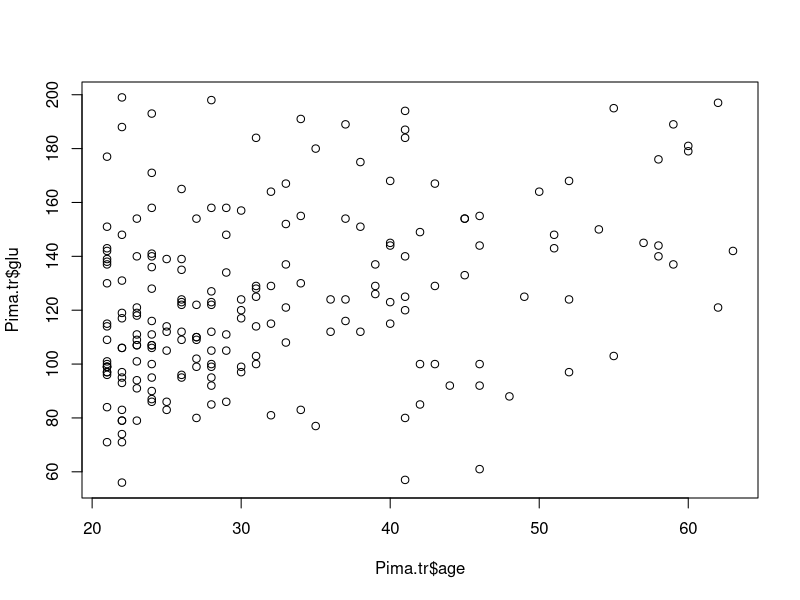
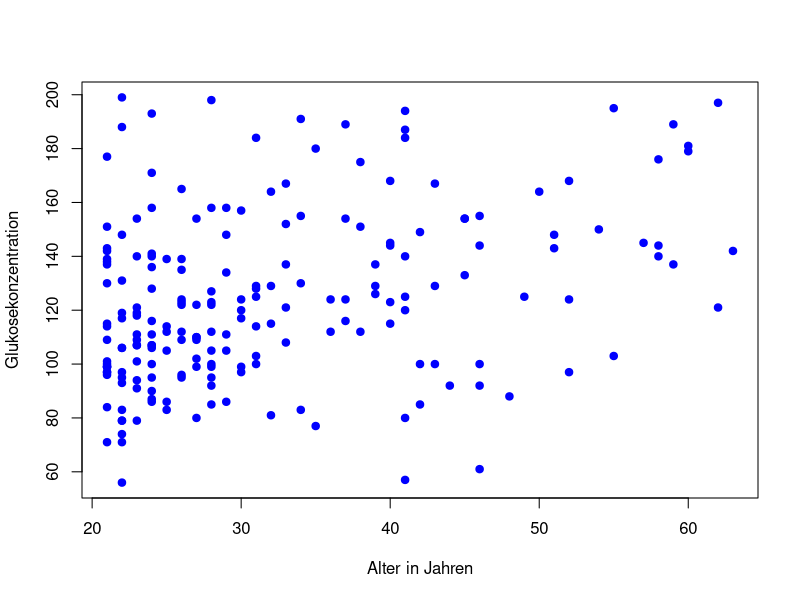
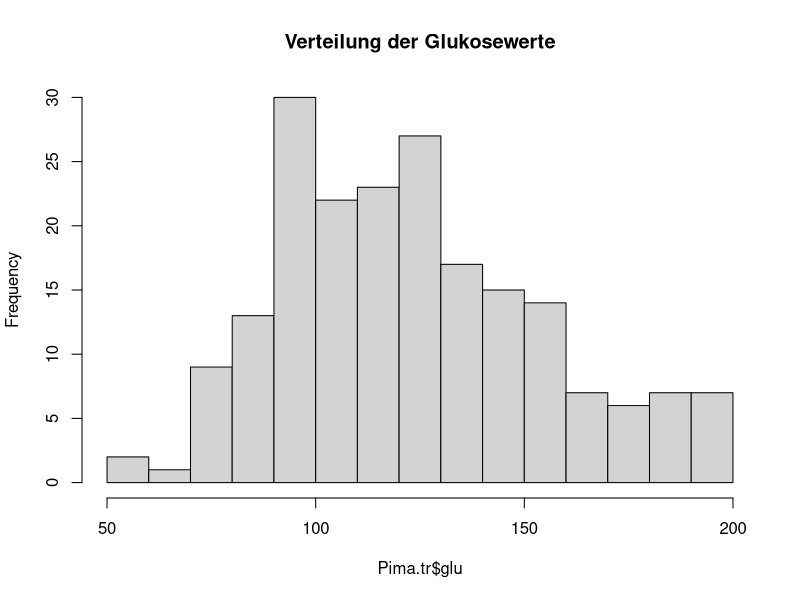
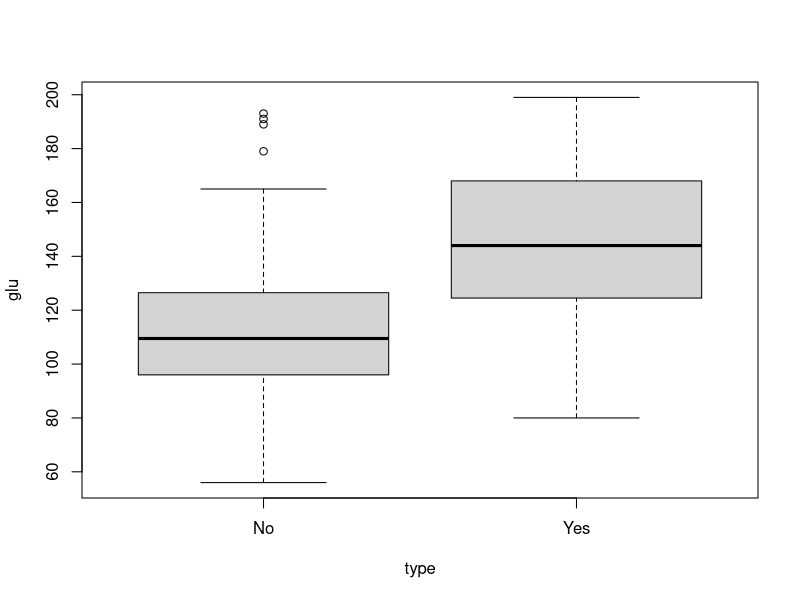
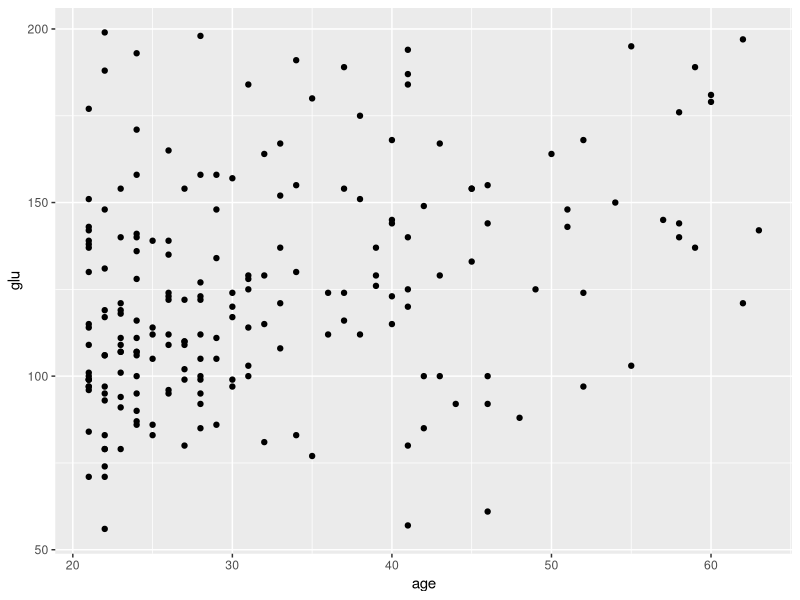
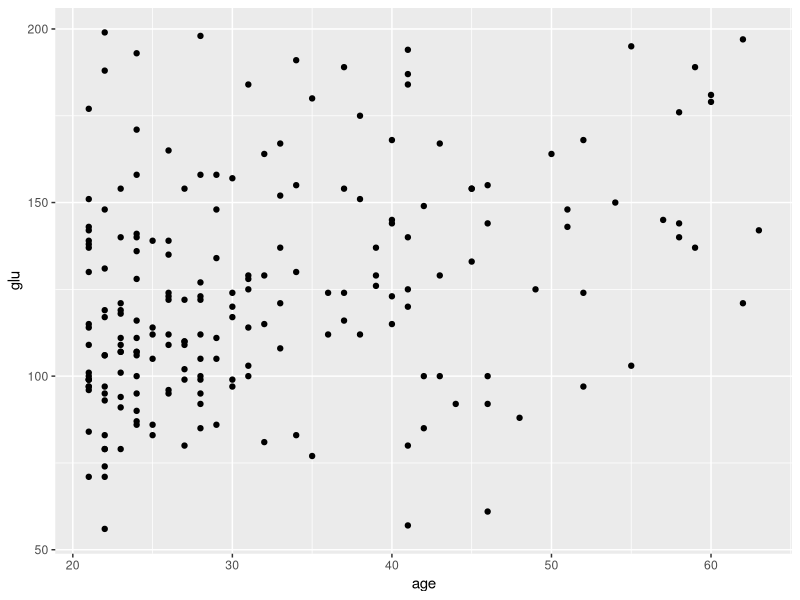
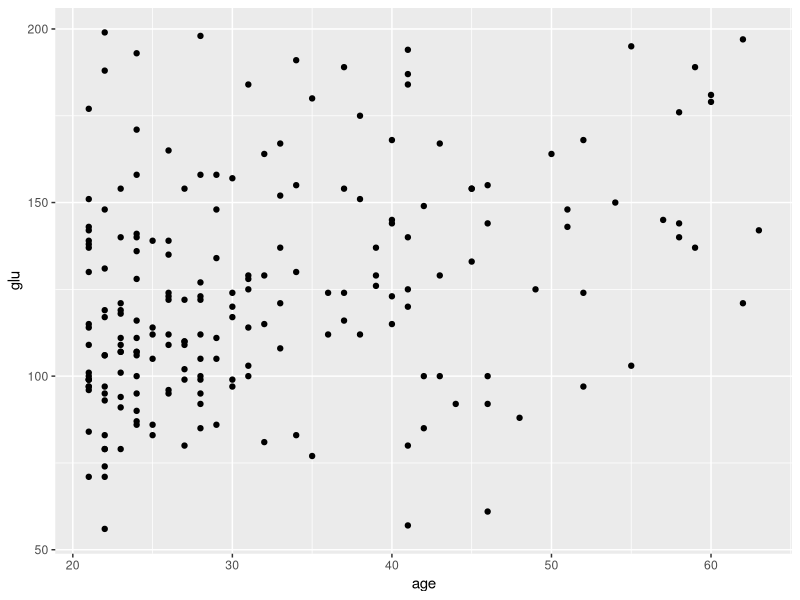
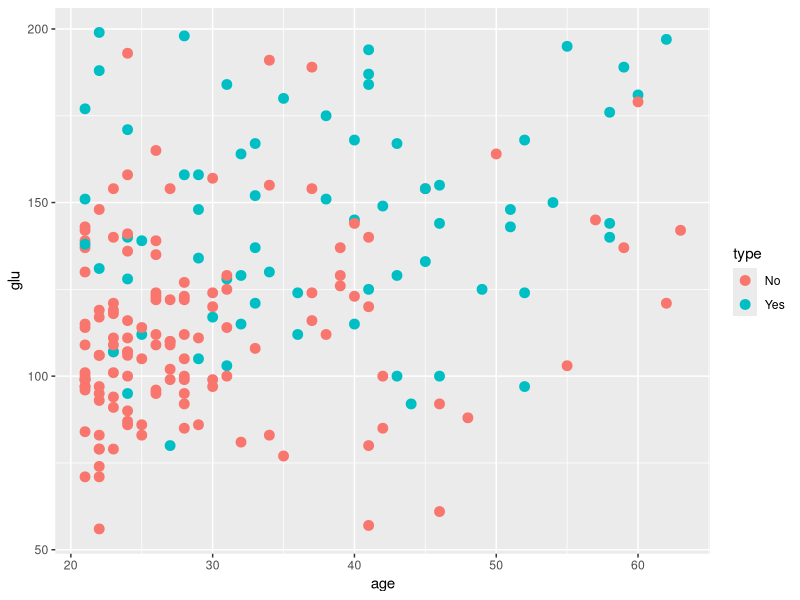

These figures' R source, in order:
## ---- chunk 1
library(MASS)

data(Pima.tr)

head(Pima.tr)
## ---- chunk 2
str(Pima.tr)
## ---- chunk 3
plot(Pima.tr$age, Pima.tr$glu)
## ---- chunk 4
plot(
  Pima.tr$age,
  Pima.tr$glu,
  xlab = "Alter in Jahren",
  ylab = "Glukosekonzentration",
  pch = 19,
  col = "blue"
)
## ---- chunk 5
hist(Pima.tr$glu, breaks = 20, main = "Verteilung der Glukosewerte")
## ---- chunk 6
boxplot(glu ~ type, data = Pima.tr)
## ---- chunk 7
library(ggplot2)
## ---- chunk 8
ggplot(Pima.tr, aes(x = age, y = glu)) +
  geom_point()
## ---- chunk 9
ggplot(data = Pima.tr, aes(x = age, y = glu)) +
  geom_point()
## ---- chunk 10
ggplot(Pima.tr, aes(x = age, y = glu)) +
  geom_point()
## ---- chunk 11
ggplot(Pima.tr, aes(x = age, y = glu, color = type)) +
  geom_point(size = 3)
## ---- chunk 12
ggplot(Pima.tr, aes(x = age, y = glu, color = type)) +
  geom_point()
## ---- chunk 13
ggplot(Pima.tr, aes(x = age, y = glu)) +
  geom_point(color = "blue")
